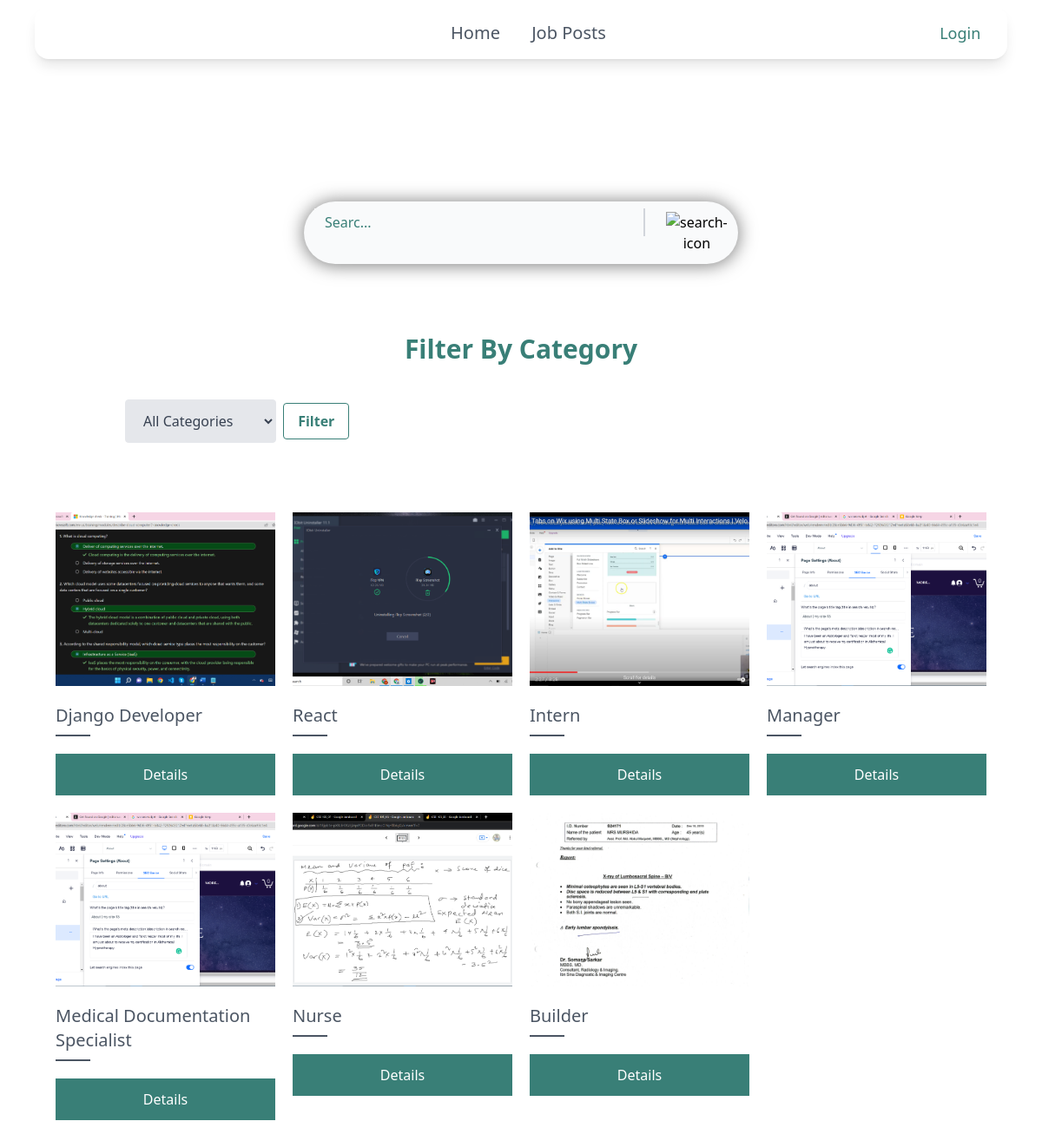
Screenshot of /jobs/ with the database file from the repository.
### core/models.py (models this page shows, shortened)
class Post(models.Model):
    category = models.ForeignKey(Category, related_name='posts', on_delete=models.CASCADE)
    name = models.CharField(max_length=255)
    description = models.TextField()
    salary = models.FloatField()
    image = models.ImageField(upload_to='post_images',blank=True, null=True)
    created_by = models.ForeignKey(User,related_name='posts',on_delete=models.CASCADE)
    created_at = models.DateTimeField(auto_now_add=True)

### core/views.py (the view)
# urls.py: path('jobs/',jobpost,name='jobpost'),
def jobpost(request):
    form = PostSearchForm()
    categories = Category.objects.all()
    posts = Post.objects.all()
    form1 = PostFilterForm()
    if 'category' in request.GET:
        form1 = PostFilterForm(request.GET)
        if form1.is_valid():
            category = form1.cleaned_data['category']
            if category:
                posts = posts.filter(category=category)
    return render(request,'core/jobpost.html',{'posts':posts,'categories':categories,'form':form,'filterForm':form1})

### core/forms.py
class PostSearchForm(forms.Form):
    search_query = forms.CharField(widget=forms.TextInput(attrs={
        'placeholder': 'Searc...',
        'class': 'px-3 py-1 bg-gray-50 w-full border-0  border-r-gray-300 border-r-2 focus:border-transparent focus:border-r-gray-300 focus:ring-0 outline-transparent placeholder:text-[#397f77]'
    }))

class PostFilterForm(forms.Form):
    category = forms.ModelChoiceField(queryset=Category.objects.all(), empty_label='All Categories', required=False,widget=forms.Select(attrs={
        'class' : ' bg-gray-200 border border-gray-200 text-gray-700 py-3 px-4 pr-8 rounded leading-tight focus:outline-none focus:bg-white focus:border-gray-500" '
    }))

### core/models.py (called while the page is built)
    def __str__(self):
        return self.name

### core/templates/core/jobpost.html
{% extends 'core/base.html' %}
{% block content %}
<div class="animate-crossfade mx-10 pt-52 flex flex-col justify-center ">
    <div class="mb-20  flex  justify-center  ">
        <form action="/search/" method="GET">
            <div class=" w-[500px] grid grid-cols-5 bg-gray-50 py-2 px-3 rounded-full shadow-[0_1px_20px_1px_rgba(0,0,0,0.5)]">
                <div class="col-span-4">
                    {{form.search_query}}
                </div>
                <div class=" col-span-1">
                    <button type="submit" class=" pl-6 py-1" >
                        <img src="https://img.icons8.com/ios-glyphs/30/397f77/search--v1.png" alt="search-icon" />
                    </button>
                </div>
            </div>
        </form>
    </div>
    <div class="flex flex-col justify-center ">
        <h1 class="text-center mb-5 text-3xl pb-5 font-bold text-[#397f77]">Filter By Category</h1>
        <div class="flex justify-between  flex-wrap px-20 mb-20">
            <form method="GET" action=".">
                {{filterForm.category}}
                <button type="submit" class="m-1 bg-transparent hover:bg-[#397f77] text-[#397f77] font-semibold hover:text-white py-2 px-4 border border-[#397f77] hover:border-transparent rounded">Filter</button>
            </form>
        </div>
    </div>
    <div>
        <div class="grid lg:grid-cols-4 md:grid-cols-2 sm:grid-cols-1 gap-5">
            {% for post in posts %}
            <div class="w-full ">
                <div class="group">
                    <div class="h-[200px] w-full overflow-hidden">
                        <img src="{{post.image.url}}" alt="" class="h-full w-full object-cover group-hover:scale-110 duration-500 " />
                    </div>
                    <div class="mt-5 pb-2">
                        <h2 class="text-xl text-gray-600">{{post.name}}</h2>
                    </div>
                    <div class="h-[2px] w-[40px] bg-gray-600"></div>
                    <div class="mt-5">
                        <a href="{% url 'jobdetails' post.id %}">
                            <button class="bg-[#397f77] px-10 py-3 w-full text-white hover:bg-[#18debb] duration-500 opacity-100">Details</button>
                        </a>
                    </div>
                </div>
            </div>
            {% endfor %}
        </div>
    </div>
</div>
{% endblock %}

### rows the page displays
Post: image (picture), name "Django Developer"
Post: image (picture), name "React"
Post: image (picture), name "Intern"
Post: image (picture), name "Manager"
Post: image (picture), name "Medical Documentation Specialist"
Post: image (picture), name "Nurse"
Post: image (picture), name "Builder"
